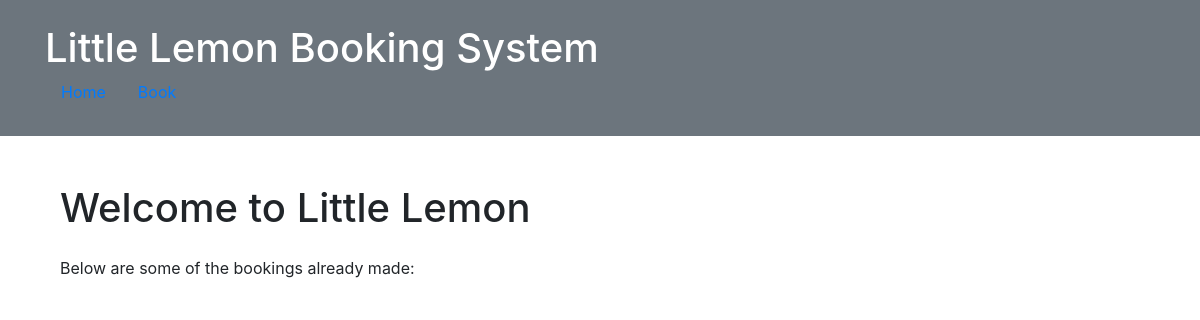
The app's page /, older data.
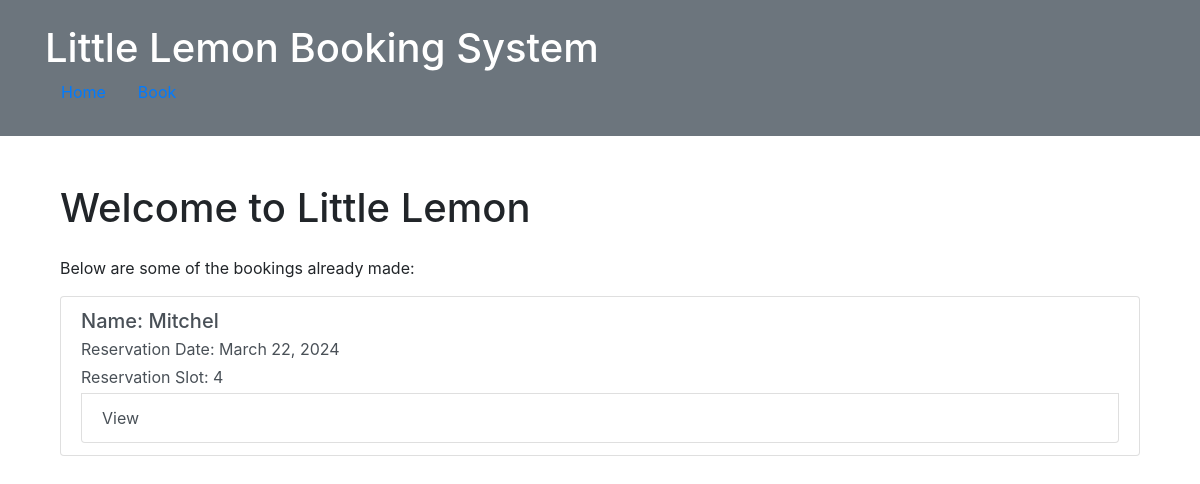
The same page, newer data.
### booking_app/models.py (models this page shows, shortened)
class Booking(models.Model):
    first_name = models.CharField(max_length=100)
    reservation_date = models.DateField()
    reservation_slot = models.CharField(max_length=100)

### booking_app/views.py (the view)
# urls.py: path('', HomeView.as_view(), name="home"),
class HomeView(ListView):
    model = Booking
    template_name = "index.html"

### booking_app/templates/index.html
{% extends 'base.html' %}
{% block content %}
<div class="container">
    <h1 class="mt-5 mb-4">Welcome to Little Lemon</h1>
    <p>Below are some of the bookings already made:</p>
    <div class="list-group">
        {% for booking in object_list %}
        <div class="list-group-item list-group-item-action">
            <h5 class="mb-1">Name: {{ booking.first_name }}</h5>
            <p class="mb-1">Reservation Date: {{ booking.reservation_date }}</p>
            <p class="mb-1">Reservation Slot: {{ booking.reservation_slot }}</p>
            <a href="{% url 'details' booking.id %}" class="list-group-item list-group-item-action">View</a>
        </div>
        {% endfor %}
    </div>
</div>
{% endblock %}

Row changes from the older to the newer data that the page shows:
added Booking: first_name "Mitchel", reservation_date "March 22, 2024", reservation_slot "4"
